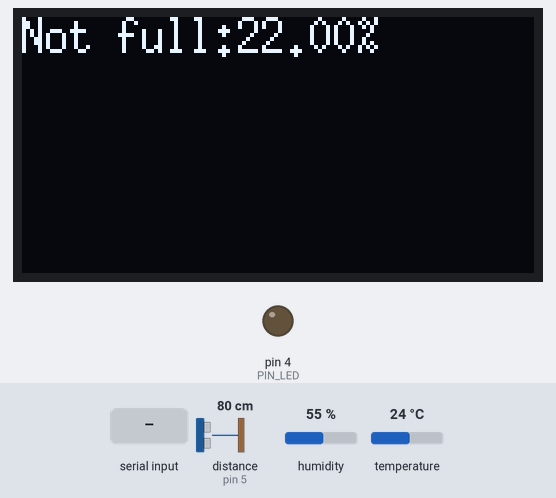
The sketch below on a simulated Arduino Uno, built with avr-gcc and run on an emulated ATmega328P. On the bench: 128×64 one-colour display, output pins drawn as LEDs (lit = HIGH). Wiring (inferred from the names in the program): ultrasonic range finder: trigger pin 6; echo pin 5. The test bench sets the inputs (shaded band); at power-on: distance to the obstacle (sensor on pin 5) 80 cm, humidity 55 %, temperature 24 °C. The echo pulse lasts 58.3 µs per cm; pins used as bus, display or sensor lines are not drawn; what the sketch prints to the serial monitor is not drawn.

Above: at 1.2 s.
1.3 s: distance to the obstacle (sensor on pin 5) set to 2 cm
At 4.3 s:
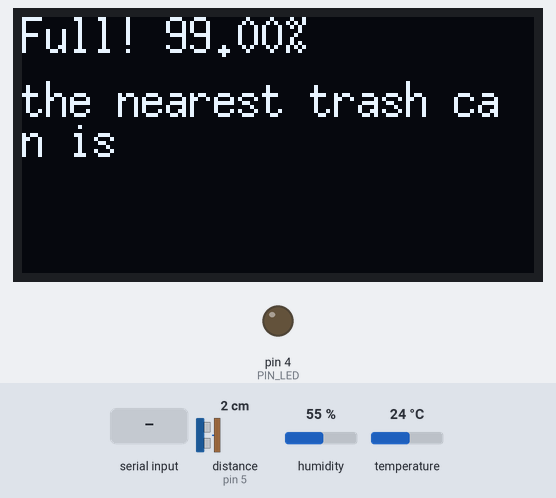
8.6 s: "90,45\n" received over Serial
At 11.1 s:
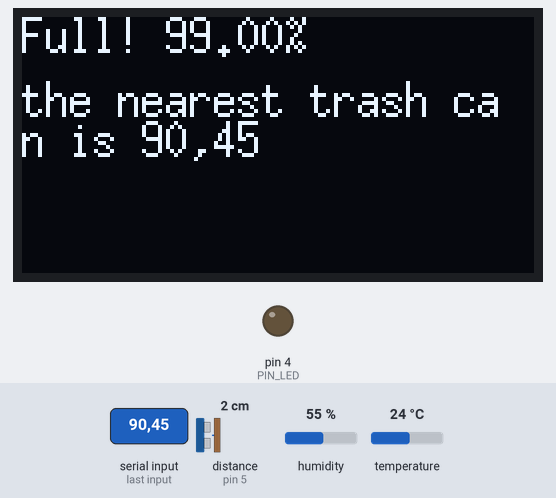
12.1 s: distance to the obstacle (sensor on pin 5) set to 18 cm
At 15.0 s:
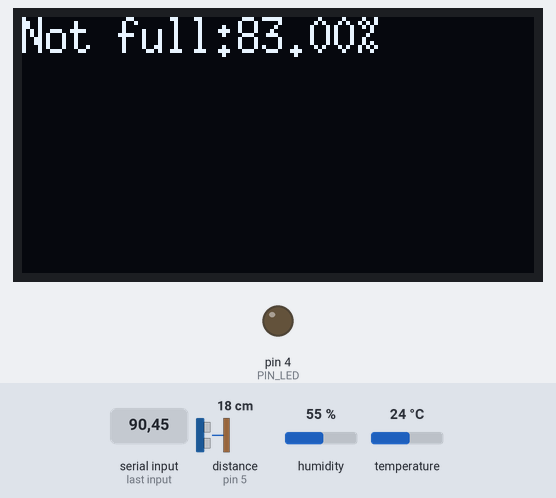
23.5 s: distance to the obstacle (sensor on pin 5) set to 4 cm
At 28.0 s:
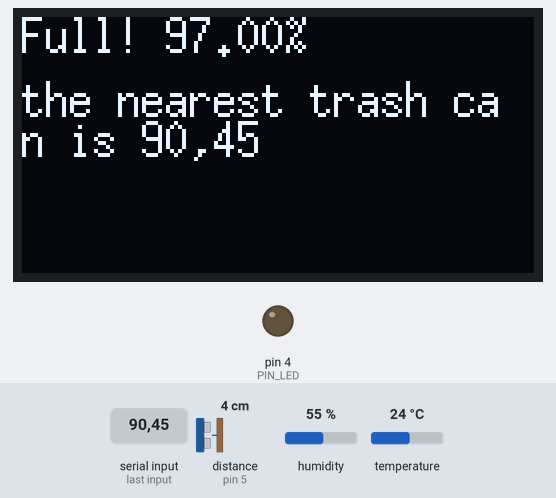
28.7 s: "30,150\n" received over Serial
At 31.2 s:
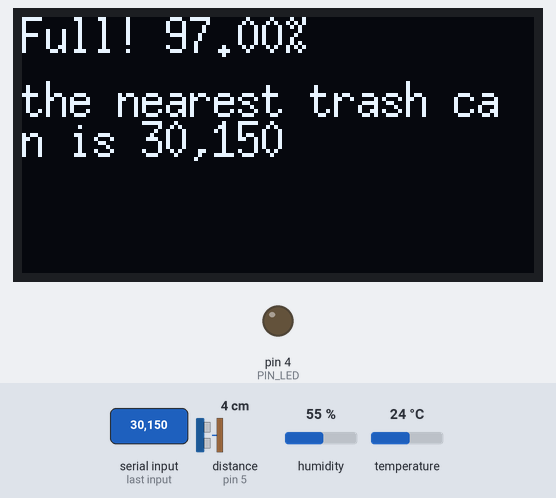
Timing chart, 0 to 32.7 s (numbered marks = the images above; inputs shaded):
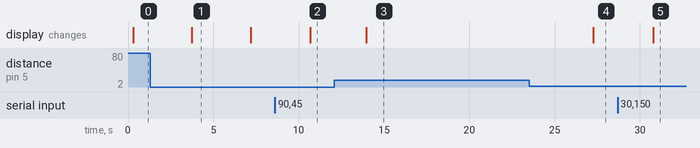

Measured:
- after the input at 1.3 s, the display: changes after 2.4 s (image 1)
- after the input at 8.6 s, the display: changes after 2.1 s (image 2)
- after the input at 12.1 s, the display: changes after 1.9 s (image 3)
- after the input at 23.5 s, the display: changes after 3.8 s (image 4)
- after the input at 28.7 s, the display: changes after 2.1 s (image 5)

The sketch:

arduino.ino
```cpp
/*
* File: arduino.ino
* Author: P Geng
* Date: 2023-09-13
* Description: Program for ELEGOO Development Board
* Version: 1.0
*/

#include "DHT.h" //DHT sensor library
#include <ArduinoJson.h> //JSON library
#include <U8g2lib.h> //OLED library

//HC-SR04 Ultrasonic Distance Sensor
#define PIN_TRIG 6
#define PIN_ECHO 5
//LED
#define PIN_LED 4
//DHT sensor
#define PIN_DHT 7     // Digital pin connected to the DHT sensor
#define DHTTYPE DHT11
DHT dht(PIN_DHT, DHTTYPE);
//OLED
U8G2_SSD1306_128X64_NONAME_1_HW_I2C u8g2(U8G2_R0, /* reset=*/ U8X8_PIN_NONE);

#define Depth 100 //depth of the trash can

StaticJsonDocument<128> sendJson;
// StaticJsonDocument<128> readJson;

static int id = 1; // id of the trash can

const String nearestTrashCanLocation; //Location information of nearby available trash can

int mode = 1; // rtrash can mode

int timeCount = 0; //Timing related variable
int previousDistance = 0; //Last measured distance

void setup() {
  Serial.begin(9600);

  //HC-SR04 Ultrasonic Distance Sensor
  pinMode(PIN_TRIG, OUTPUT);
  pinMode(PIN_ECHO, INPUT);
  //LED
  pinMode(PIN_LED, OUTPUT);
  //DHT
  dht.begin();
  //OLED
  u8g2.begin();
}

void loop() {
  //HC-SR04 Ultrasonic Distance Sensor
  digitalWrite(PIN_TRIG, HIGH);// Sets the trigPin HIGH (ACTIVE) for 10 microseconds
  delayMicroseconds(10);
  digitalWrite(PIN_TRIG, LOW);
  long duration; // duration of sound wave travel
  int distance; // distance measurement
  duration = pulseIn(PIN_ECHO, HIGH); // Reads the echoPin, returns the sound wave travel time in microseconds
  distance = duration * 0.034 / 2; // Calculating the distance. Speed of sound wave divided by 2 (go and back)

  //DHT
  float h = dht.readHumidity();//read humidity
  float t = dht.readTemperature();//read temperature(℃)

  timeCount++;
  bool ifSendJSONData = false;
  bool bigChanged = ((float)(previousDistance)-distance)/(float)(Depth) > 0.1 || ((float)(previousDistance)-distance)/(float)(Depth) < -0.1;
	switch (mode)
	{
	case 1:
		ifSendJSONData = true;
		break;
	case 2:
		if(timeCount >= 1200 || bigChanged || t > 45){
      timeCount=0;
      previousDistance = distance;
      ifSendJSONData = true;
    }
		break;
  case 3:
		if(bigChanged || t > 45){
      previousDistance = distance;
      ifSendJSONData = true;
    }
		break;
	default:
		break;
	}

  if(ifSendJSONData){
    // put data into JSON object
    sendJson["dataType"] = "trashCanDataCollect";
    sendJson["Id"] = id;
    sendJson["Distance"] = distance;
    sendJson["Humidity"] = h;
    sendJson["Temperature"] = t;
    sendJson["Mode"] = mode;

    //Convert the JSON object into a string and send a message to esp8266
    serializeJson(sendJson, Serial);
    Serial.print("\n");
  }

  //Determine if there are messages in the serial buffer
  if(Serial.available() > 0){
    {
      String inputString = Serial.readStringUntil('\n');

        // Determine message type based on string length
        if(inputString.length()<3){
            mode = inputString.toInt();
        }else{
            nearestTrashCanLocation = inputString;
        }
    }
  }

  //OLED
  u8g2.setFont(u8g2_font_6x13_tf);  // font: https://github.com/olikraus/u8g2/wiki/fntlist12
  u8g2.setFontDirection(0);
  u8g2.firstPage();
  bool isFull = ((float)(Depth)-distance)/(float)(Depth)*100 > 90;
  do {
    if(isFull){
      // u8g2.clearBuffer();
      u8g2.setCursor(0, 9);
      u8g2.print("Full! ");
      u8g2.print(((float)(Depth)-distance)/(float)(Depth)*100);
      u8g2.print("\%");

      int line = 0;
      int characterInLine = 0;
      u8g2.setCursor(0, 25);
      String str = "the nearest trash can is "+nearestTrashCanLocation;
      for (char ch : str){
        if(ch == '\0') break;

        if(characterInLine == 20){
          line++;
          u8g2.setCursor(0, 25+line*10);
          characterInLine=0;
        }
        u8g2.print(ch);
        characterInLine++;
      }
    }else{
      // u8g2.clearBuffer();
      u8g2.setCursor(0, 9);
      u8g2.print("Not full:");
      u8g2.print(((float)(Depth)-distance)/(float)(Depth)*100);
      u8g2.print("\%");
    }
  } while ( u8g2.nextPage() );

  // judge if fire
  if(t>45){
    digitalWrite(PIN_LED, HIGH);   // turn the LED on (HIGH is the voltage level)
  }else{
    digitalWrite(PIN_LED, LOW);    // turn the LED off by making the voltage LOW
  }

  delay(3000);
}
```
